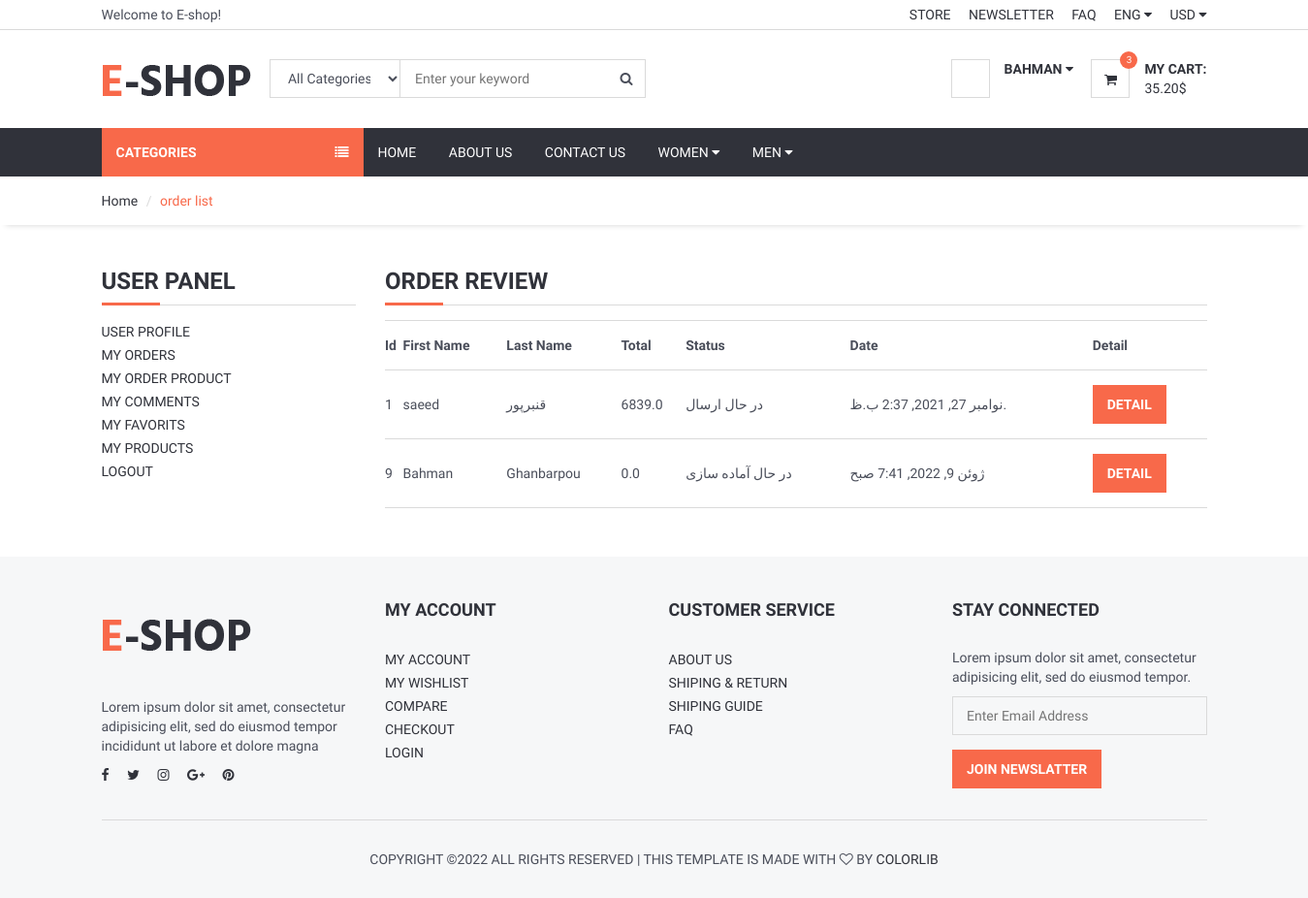
Screenshot of /user/orders/ (signed in) with the database file from the repository.
### eshop_Order/models.py (models this page shows, shortened)
class Order(models.Model):
    STATUS = (
        ('جدید', 'جدید'),
        ('انجام شده', 'انجام شده'),
        ('در حال آماده سازی', 'در حال آماده سازی'),
        ('در حال ارسال', 'در حال ارسال'),
        ('تحویل مرسوله به مشتری', 'تحویل مرسوله به مشتری'),
        ('کنسل شده', 'کنسل شده'),
    )
    user = models.ForeignKey(User, on_delete=models.SET_NULL, null=True,verbose_name='کاربر ')
    code = models.CharField(max_length=10, editable=False,verbose_name='کد رهگیری محصول ' )
    first_name = models.CharField(max_length=10,verbose_name='نام ')
    last_name = models.CharField(max_length=10,verbose_name=' نام خانوادگی')
    phone = models.CharField(blank=True, max_length=20,verbose_name='همراه ')
    address = models.CharField(blank=True, max_length=150,verbose_name='آدرس ')
    city = models.CharField(blank=True, max_length=20,verbose_name=' شهر ')
    country = models.CharField(blank=True, max_length=20,verbose_name=' کشور ')
    total = models.FloatField(verbose_name='مجموعه خرید')
    status=models.CharField(max_length=25,choices=STATUS,default='New',verbose_name='وضعیت محصول ')
    ip = models.CharField(blank=True, max_length=20,verbose_name='شناسه آی پی ')
    adminnote = models.CharField(blank=True, max_length=100,verbose_name='یاداشت مدیر ')
    create_at=models.DateTimeField(auto_now_add=True,verbose_name='تاریخ ایجاد ')
    update_at=models.DateTimeField(auto_now=True,verbose_name='تاریخ اپدیت ')
    class Meta:
        verbose_name = 'سفارش'
        verbose_name_plural = 'بخش سفارش'

### eshop_User/views.py (the view)
# urls.py: path('orders/', views.user_orders, name='user_orders'),
@login_required(login_url='/login') # check login
def user_orders(request):
    category=Category.objects.all()
    current_user= request.user
    orders=Order.objects.filter(user_id=current_user.id)
    context={
        'category':category,
        'orders':orders
    }
    return render(request,'user_orders.html',context)

### eshop_User/templates/user_orders.html (shortened to what this page needs)
{% extends 'shared/homebase.html' %}
{% block sidebar %} {% include 'shared/sidebar.html' %} {% endblock %}
{% block content %}
    <div id="breadcrumb">
        <div class="container">
            <ul class="breadcrumb">
                <li><a href="/">Home</a></li>
                <li class="active">order list</li>
            </ul>
        </div>
    </div>
    <div class="section">
        <div class="container">
            <div class="row">
                <div class="col-md-3">
                    {% include "user_panel.html" %}
                </div>
                <div class="col-md-9">
                    <div class="order-summary clearfix">
                        <div class="section-title">
                            <h3 class="title">Order Review</h3>
                        </div>
                        <table class="shopping-cart-table table">
                            <tr>
                                <th class="text-left">Id</th>
                                <th class="text-left">First Name</th>
                                <th class="text-left">Last Name</th>
                                <th class="text-left">Total</th>
                                <th class="text-left">Status</th>
                                <th class="text-left">Date</th>
                                <th class="text-left">Detail</th>
                            </tr>
                            {% for rs in orders %}
                                <tr>
                                    <td class="text-left">{{ rs.id }} </td>
                                    <td class="text-left">{{ rs.first_name }} </td>
                                    <td class="text-left">{{ rs.last_name }} </td>
                                    <td class="text-left">{{ rs.total }} </td>
                                    <td class="text-left">{{ rs.status }} </td>
                                    <td class="text-left">{{ rs.create_at }} </td>
                                    <td class="text-left"><a class="primary-btn" href="/user/orderdetail/{{ rs.id }}">
                                        Detail </a></td>
                                </tr>
                            {% endfor %}
                        </table>
                    </div>
                </div>
            </div>
        </div>
    </div>
{% endblock %}

### templates/shared/header.html (shortened to what this page needs)
{% load static %}
<header>
    <div id="top-header">
        <div class="container">
            <div class="pull-left">
                <span>Welcome to E-shop!</span>
            </div>
            <div class="pull-right">
                <ul class="header-top-links">
                    <li><a href="#">Store</a></li>
                    <li><a href="#">Newsletter</a></li>
                    <li><a href="/faq">FAQ</a></li>
                    <li class="dropdown default-dropdown">
                        <a class="dropdown-toggle" data-toggle="dropdown" aria-expanded="true">ENG <i
                                class="fa fa-caret-down"></i></a>
                    </li>
                    <li class="dropdown default-dropdown">
                        <a class="dropdown-toggle" data-toggle="dropdown" aria-expanded="true">USD <i
                                class="fa fa-caret-down"></i></a>
                    </li>
                </ul>
            </div>
        </div>
    </div>
    <div id="header">
        <div class="container">
            <div class="pull-left">
                <div class="header-logo">
                    <a class="logo" href="/">
                        <img src="{% static '' %}./img/logo.png" alt="">
                    </a>
                </div>
                <div class="header-search">
                    <form action="/search/" method="post">
                        <input id="query" name="query" class="input search-input" type="text"
                               placeholder="Enter your keyword">
                        <select name="catid" class="input search-categories">
                            <option value="0">All Categories</option>
                            {% load mptt_tags %}
                        </select>
                        <button class="search-btn"><i class="fa fa-search"></i></button>
                    </form>
                </div>
            </div>
            <div class="pull-right">
                <ul class="header-btns">
                    <li class="header-account dropdown default-dropdown">
                        {% if user.id is not None %}
                            <div class="dropdown-toggle" role="button" data-toggle="dropdown" aria-expanded="true">
                                <div class="header-btns-icon">
                                </div>
                                <strong class="text-uppercase">{{ user.first_name }} <i
                                        class="fa fa-caret-down"></i></strong>
                            </div>
                        {% else %}
                            <a href="/login" class="text-uppercase">Login</a> /
                            <a href="/signup" class="text-uppercase">sign up</a>
                        {% endif %}
                    </li>
                    <li class="header-cart dropdown default-dropdown">
                        <a href="/shopcart/">
                            <div class="header-btns-icon">
                                <i class="fa fa-shopping-cart"></i>
                                <span class="qty">3</span>
                            </div>
                            <strong class="text-uppercase">My Cart:</strong>
                            <br>
                            <span>35.20$</span>
                        </a>
                    </li>
                </ul>
            </div>
        </div>
    </div>
</header>

### Raw_Templates/css/style.css (style rules this page uses)
body { font-family: 'Hind', sans-serif; color: #4A4E5A; overflow-x: hidden; }
h1, h2, h3, h4, h5, h6 { color: #30323A; margin: 0 0 10px; font-weight: 700; }
a { color: #30323A; -webkit-transition: 0.3s color; transition: 0.3s color; }
strong { color: #30323A; }
ul, ol { margin: 0; padding: 0; list-style: none }
.main-btn, .primary-btn { display: inline-block; padding: 10px 15px; text-transform: uppercase; font-weight: 700; border: none; -webkit-transition: 0.3s all; transition: 0.3s all; }
.primary-btn { color: #FFF; background-color: #F8694A; }
.input { width: 100%; height: 40px; padding: 0px 15px; border: none; background-color: transparent; -webkit-box-shadow: 0px 0px 0px 1px #DADADA inset, 0px 0px 0px 5px transparent; box-shadow: 0px 0px 0px 1px #DADADA inset, 0px 0px 0px 5px transparent; -webkit-transition: 0.3s all; transition: 0.3s all; }
.section { padding-top: 30px; padding-bottom: 30px; }
.section-title { position: relative; margin-bottom: 15px; margin-top: 15px; border-bottom: 1px solid #DADADA; }
.section-title .title { display: inline-block; text-transform: uppercase; }
.section-title:after { content: ""; position: absolute; left: 0; bottom: -1.5px; height: 3px; width: 60px; background-color: #F8694A; }
#breadcrumb { -webkit-box-shadow: 0px 6px 6px -6px rgba(0, 0, 0, 0.175); box-shadow: 0px 6px 6px -6px rgba(0, 0, 0, 0.175); }
.breadcrumb { background-color: transparent; border: none; border-radius: 0px; padding: 15px 0px; margin: 0; }
.breadcrumb>.active { color: #F8694A; }
.breadcrumb>li+li:before { color: #DADADA; }
#header { padding-top: 15px; padding-bottom: 15px; }
#top-header { padding-top: 5px; padding-bottom: 5px; border-bottom: 1px solid #DADADA; }
.header-top-links>li { display: inline-block; }
.header-top-links>li+li { margin-left: 15px; }
.header-top-links>li>a { cursor: pointer; text-transform: uppercase; }
.header-logo { display: inline-block; margin-right: 15px; }
.header-logo .logo>img { width: 100%; max-height: 70px; }
.header-search { display: inline-block; padding: 15px 0px; max-width: 400px; }
.header-search>form { position: relative; }
.header-search>form .search-input { padding-left: 150px; padding-right: 45px; }
.header-search>form .search-categories { position: absolute; left: 0px; top: 0px; width: 135px; }
.header-search>form .search-btn { position: absolute; top: 0px; right: 0px; width: 40px; height: 40px; background-color: transparent; border: none; }
.header-btns>li { display: inline-block; vertical-align: top; padding: 15px 0px; }
.header-btns>li+li { margin-left: 15px; }
.header-btns>li .header-btns-icon { position: relative; float: left; margin-right: 15px; width: 40px; height: 40px; line-height: 40px; text-align: center; color: #30323A; background-color: #FFF; border: 1px solid #DADADA; }
.header-btns .dropdown-toggle { display: block; cursor: pointer; }
.header-cart .header-btns-icon .qty { position: absolute; right: -9px; top: -9px; width: 18px; height: 18px; line-height: 18px; text-align: center; font-size: 10px; background: #F8694A; color: #FFF; border-radius: 50%; }
.shopping-cart-table>tbody>tr>td, .shopping-cart-table>tbody>tr>th, .shopping-cart-table>tfoot>tr>td, .shopping-cart-table>tfoot>tr>th, .shopping-cart-table>thead>tr>td, .shopping-cart-table>thead>tr>th { padding: 15px 0px; vertical-align: middle; border-top: 1px solid #DADADA; }
.shopping-cart-table>tbody>tr:last-child>td { border-bottom: 1px solid #DADADA; }

### rows the page displays
Order: id "1", first_name "saeed", last_name "قنبرپور", total "6839.0", status "در حال ارسال", create_at "نوامبر 27, 2021, 2:37 ب.ظ."
Order: id "9", first_name "Bahman", last_name "Ghanbarpou", total "0.0", status "در حال آماده سازی", create_at "ژوئن 9, 2022, 7:41 صبح"

### other values shown
{{ user.first_name }} "BAHMAN"
